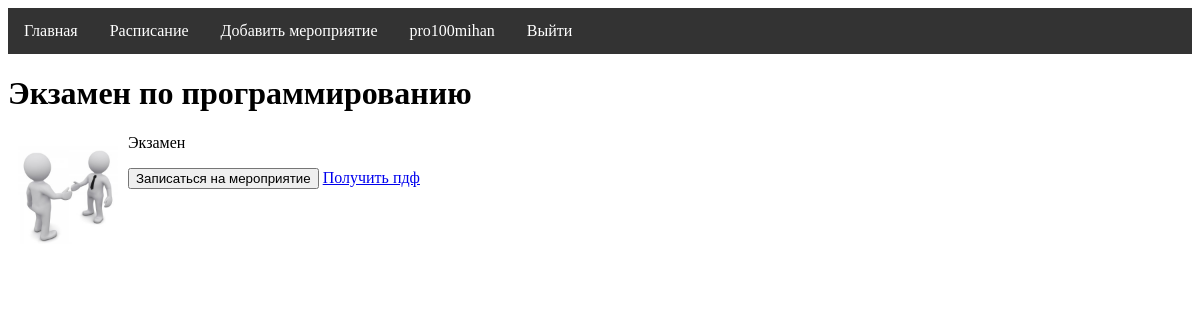
Screenshot of /post/1 (signed in) with the database file from the repository.
### event/models.py (models this page shows, shortened)
class Event(models.Model):
    title = models.CharField(max_length=255, verbose_name="Название")
    description = models.TextField(blank=True, verbose_name="Описание")
    type = models.CharField(max_length=255, verbose_name="Тип", choices={
            ('Online', 'Online'),
            ('Offline', 'Offline'),
    })
    logo = models.ImageField(upload_to="logo", verbose_name="Логотип")
    date_start = models.DateField(verbose_name="Дата начала мероприятия")
    date_end = models.DateField(verbose_name="Дата окончания мероприятия")
    city = models.CharField(max_length=255, verbose_name="Город")
    is_published = models.BooleanField(default=True)
    def __str__(self):
        return self.title
    class Meta:
        verbose_name = 'Мероприятия'
        verbose_name_plural = 'Мероприятия'

### event/views.py (the view)
# urls.py: path('post/<int:post_id>', ShowPost.as_view(), name='post'),
class ShowPost(DataMixin, DetailView):
    model = Event
    template_name = 'event/post.html'
    pk_url_kwarg = 'post_id'
    context_object_name = 'post'
    def get_context_data(self, *, object_list=None, **kwargs):
        context = super().get_context_data(**kwargs)
        c_def = self.get_user_context(title=context['post'])
        return dict(list(context.items()) + list(c_def.items()))

### event/utils.py (called while the page is built)
        def get_user_context(self, **kwargs):
                context = kwargs
                context['data'] = EventUser.objects.all()
                user_menu = menu.copy()
                if not self.request.user.is_authenticated:
                        user_menu.pop(2)
                context['menu'] = user_menu
                return context

### event/templates/event/post.html (shortened to what this page needs)
{% extends 'event/base.html' %}
{% block content %}
<h1> {{post.title}} </h1>
 {% if post.logo %}
<img id="img_logo" src="{{ post.logo.url }}">
{% endif %}
{{post.description|linebreaks}}
 <button id="podp" type="submit" onclick="eventSign({{ post.pk }}, {{ user.pk }}, '{{ csrf_token }}' )"> Записаться на мероприятие </button>
<a href="{% url 'pdf' %}"> Получить пдф </a>
{% endblock %}

### event/templates/event/base.html (shortened to what this page needs)
{% load static %}
<!DOCTYPE html>
<html lang="en">
<head>
    <link type="text/css" href="{% static 'event/css/styles.css' %}" rel="stylesheet"/>
</head>
<body>
{% block mainmenu %}
<ul id="navbar" class="navbar">
    {%for m in menu %}
<li ><a href="{% url m.url_name %}">{{m.title}}</a></li>
    {% endfor %}
    {% if request.user.is_authenticated %}
    <li> <a href="{% url 'profile' %}">{{ user.username }} </a><a href="{% url 'logout' %}">Выйти</a></li>
    {% else %}
    <li><a href="{% url 'register' %}">Регистрация</a> <a href="{% url 'login' %}">Войти</a></li>
    {% endif %}
</ul>
{% endblock mainmenu %}
{% block content %}
{% endblock %}
</body>
</html>

### event/static/event/css/styles.css (style rules this page uses)
ul.navbar { list-style: none; margin: 0; padding: 0; overflow: hidden; background-color: #333; }
ul.navbar li a { float: left; display: block; color: white; text-align: center; padding: 14px 16px; text-decoration: none; }
#img_logo { width: 100px; height: 100px; float:left; margin: 10px 10px 10px 10px; }

### rows the page displays
Event: title "Экзамен по программированию", logo (picture), description "Экзамен"

### other values shown
{{ m.title }} "Главная" "Расписание" "Добавить мероприятие"
{{ user.username }} "pro100mihan"
